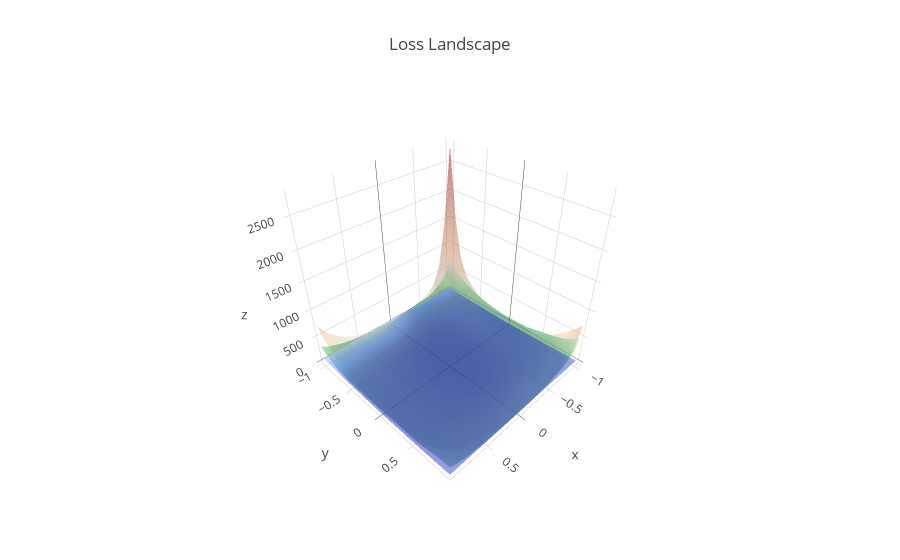
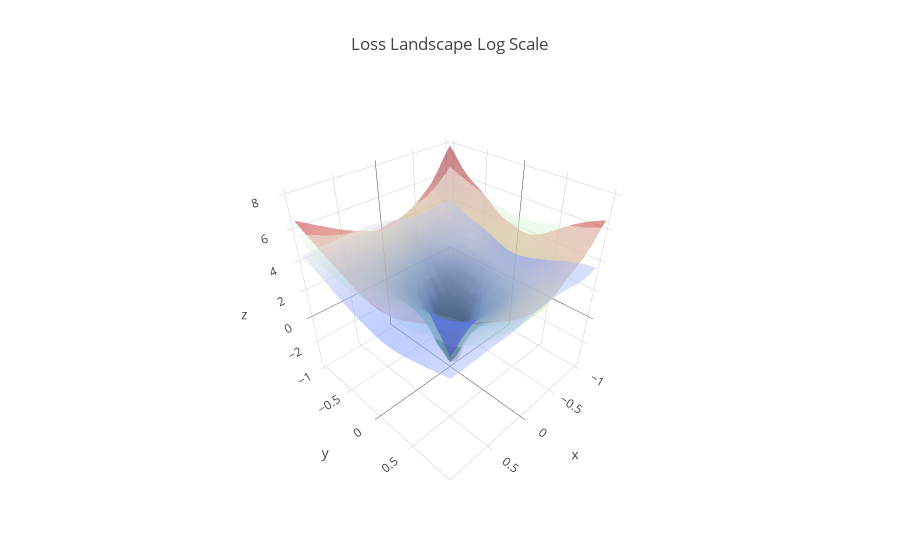

Write notebook code for charts like these, in order.
### Code cell
overlap_three(a_loss_list_3,b_loss_list_3,c_loss_list_3)

### Figure 1 — Plotly figure (JSON) as saved in the notebook; plotly's stock layout.template omitted (floating-point values rounded to 4 significant figures; data arrays with more than 128 entries replaced by an {"elided": "..."} marker saying what was removed)
{"data": [{"colorscale": "Reds", "name": "Normal", "opacity": 0.5, "showscale": false, "type": "surface", "uid": "1394b1cb-afaf-4cf3-a966-3682569413d9", "x": {"elided": "21x21 float values"}, "y": {"elided": "21x21 float values"}, "z": {"elided": "21x21 float values"}}, {"colorscale": "Greens", "name": "Batch Norm", "opacity": 0.5, "showscale": false, "type": "surface", "uid": "bdcefdf7-d79f-4915-8363-8bb838633e11", "x": {"elided": "21x21 float values"}, "y": {"elided": "21x21 float values"}, "z": {"elided": "21x21 float values"}}, {"colorscale": "Blues", "name": "Local Norm", "opacity": 0.5, "showscale": false, "type": "surface", "uid": "69eb646e-5127-4ef3-8a8b-14e8896a3d47", "x": {"elided": "21x21 float values"}, "y": {"elided": "21x21 float values"}, "z": {"elided": "21x21 float values"}}], "layout": {"autosize": true, "showlegend": true, "title": "Loss Landscape"}}

### Figure 2 — Plotly figure (JSON) as saved in the notebook; plotly's stock layout.template omitted (floating-point values rounded to 4 significant figures; data arrays with more than 128 entries replaced by an {"elided": "..."} marker saying what was removed)
{"data": [{"colorscale": "Reds", "name": "Normal", "opacity": 0.5, "showscale": false, "type": "surface", "uid": "ed8ad1db-74e0-4fa3-a768-17ca1f399234", "x": {"elided": "21x21 float values"}, "y": {"elided": "21x21 float values"}, "z": {"elided": "21x21 float values"}}, {"colorscale": "Greens", "name": "Batch Norm", "opacity": 0.5, "showscale": false, "type": "surface", "uid": "2a65a70f-b954-48e7-809a-e117a885eeb7", "x": {"elided": "21x21 float values"}, "y": {"elided": "21x21 float values"}, "z": {"elided": "21x21 float values"}}, {"colorscale": "Blues", "name": "Local Norm", "opacity": 0.5, "showscale": false, "type": "surface", "uid": "b0840599-0b4e-480f-9ae8-a0f6b61edd01", "x": {"elided": "21x21 float values"}, "y": {"elided": "21x21 float values"}, "z": {"elided": "21x21 float values"}}], "layout": {"autosize": true, "showlegend": true, "title": "Loss Landscape Log Scale"}}
